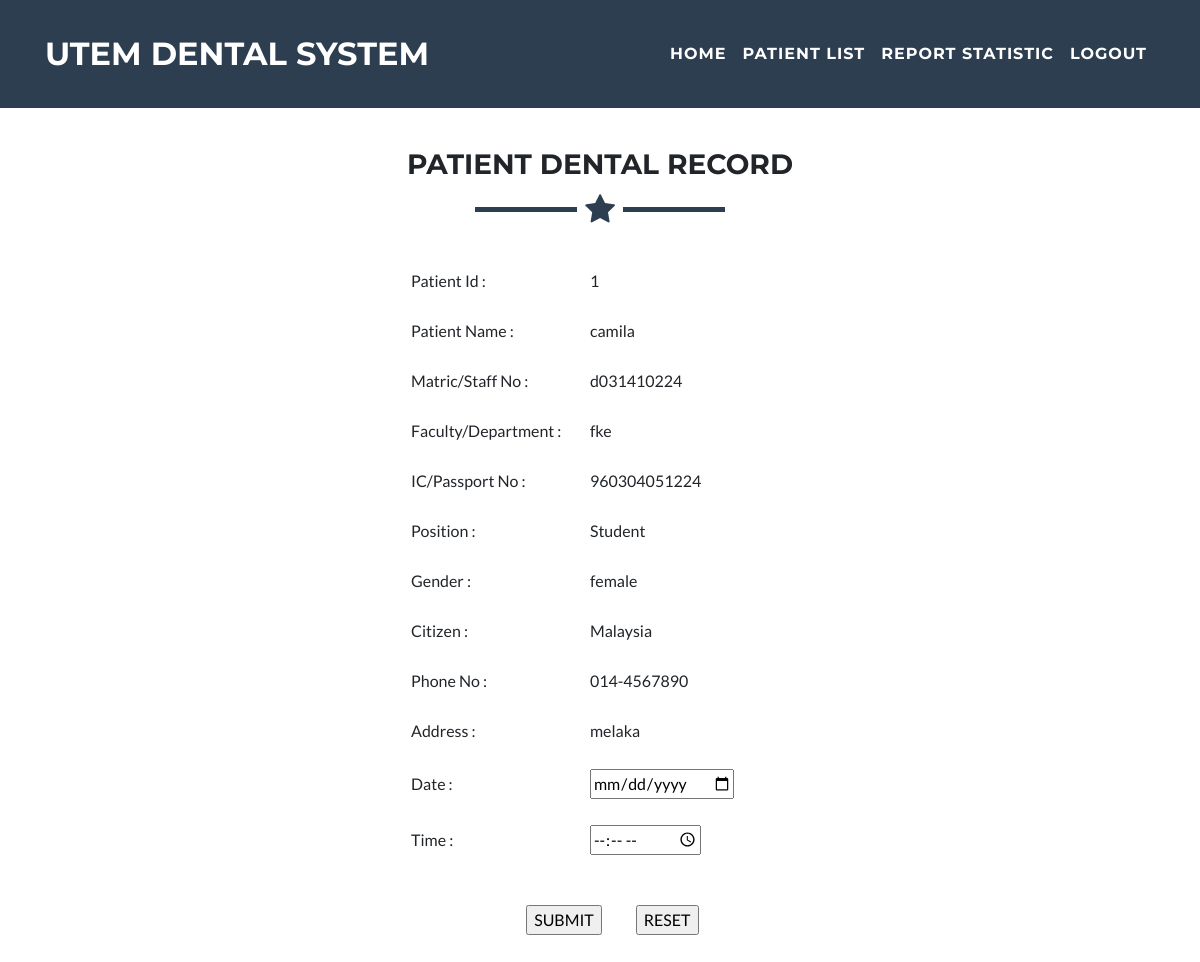
Before: /displayGigi.php?id=1 with the older database file.
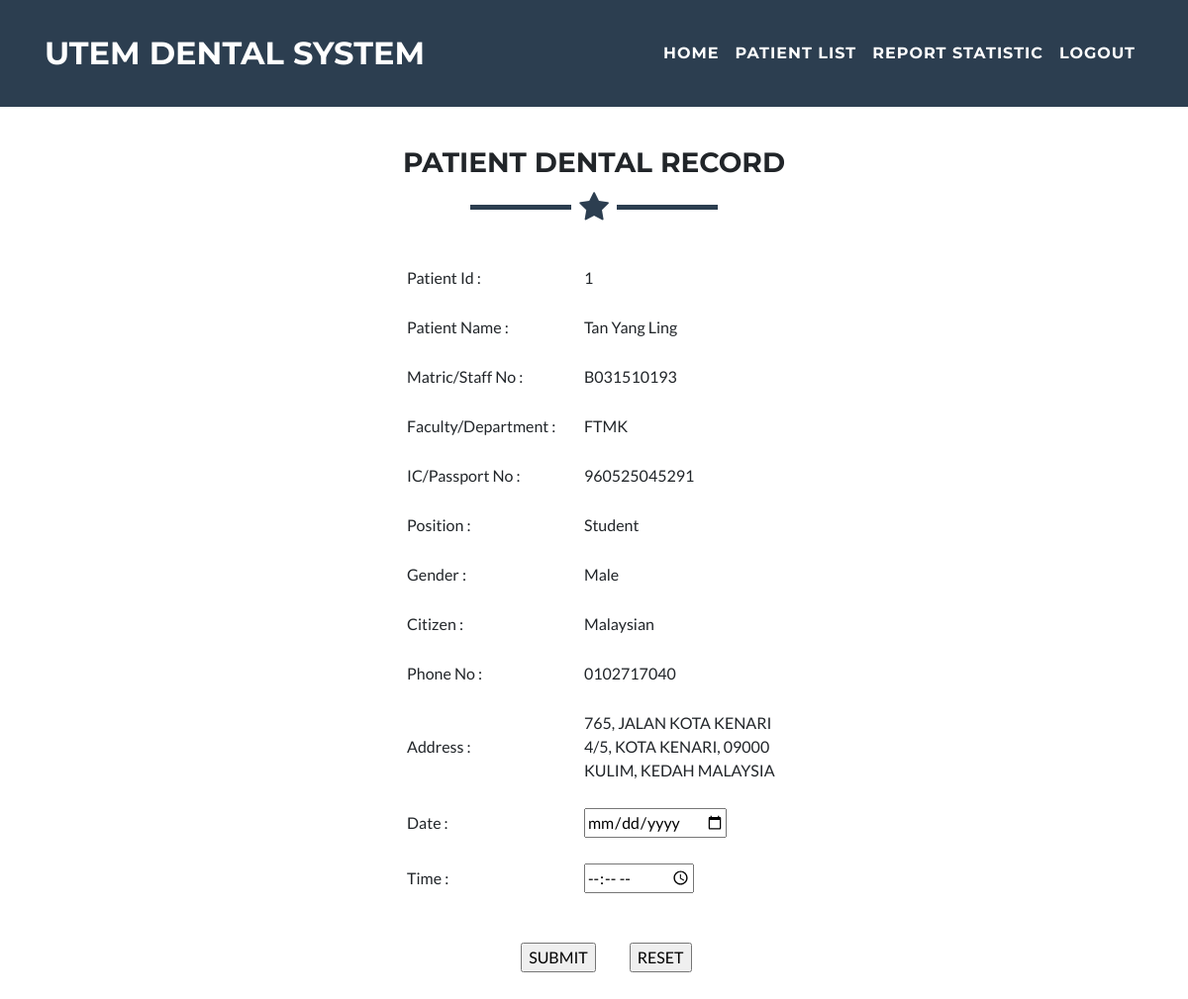
After: the same page with the newer database file.
### tables this page shows
CREATE TABLE `patient_info` (
  `patient_id` int(100) NOT NULL,
  `name` char(100) NOT NULL,
  `matric_staffno` varchar(100) NOT NULL,
  `fac_dept` char(100) NOT NULL,
  `ic_passno` varchar(12) NOT NULL,
  `position` varchar(50) NOT NULL,
  `gender` char(10) NOT NULL,
  `citizen` varchar(100) NOT NULL,
  `phoneno` varchar(100) NOT NULL,
  `address` varchar(100) NOT NULL,
  `patient_consent` char(100) NOT NULL,
  `id` int(100) NOT NULL
);

### displayGigi.php (the view, shortened to what this page needs)
<!DOCTYPE html>
<html lang="en">
  <head>
    <link href="vendor/bootstrap/css/bootstrap.min.css" rel="stylesheet">
    <link href="vendor/font-awesome/css/font-awesome.min.css" rel="stylesheet" type="text/css">
    <link href="css/freelancer.min.css" rel="stylesheet">
  </head>
  <body id="page-top">
    <nav class="navbar navbar-expand-lg navbar-light fixed-top" id="mainNav">
      <div class="container">
        <a class="navbar-brand js-scroll-trigger" href="#page-top">UTeM Dental System</a>
        <div class="collapse navbar-collapse" id="navbarResponsive">
          <ul class="navbar-nav ml-auto">
            <li class="nav-item">
              <a class="nav-link js-scroll-trigger" href="appointmentListDen.php">Home</a>
            </li>
             <li class="nav-item">
              <a class="nav-link js-scroll-trigger" href="listDen.php">Patient List</a>
            </li>
            <li class="nav-item">
              <a class="nav-link js-scroll-trigger" href="report.php">Report Statistic</a>
            </li>
            <li class="nav-item">
              <a class="nav-link js-scroll-trigger" href="logout.php" onclick="javascript:return confirm('Are you sure you want to log out?');">Logout</a>
            </li>
          </ul>
        </div>
      </div>
    </nav>
<br><br>
<section id="displayGigi">
  <div class="container">
    <h3 class="text-center">Patient Dental Record</h3>
    <hr class="star-primary">
<div align="center">
<?php
include ('connect.php');
$id = $_GET['id'];
$result = mysqli_query ($conn,"SELECT * FROM patient_info where patient_id = $id") or die
("Error running MySQL query");
   $row = mysqli_fetch_assoc($result);
?>
<form id="borang2" name="borang2" method="post" action="updateDetails2.php">
 <table width="380"  align="center" cellspacing="12px">
       <tr>
         <th colspan="2" scope="col"></th>
       </tr>
     <tr>
         <td width="196" height="24"><br>
           Patient Id :</td>
         <td width="229" height="24"><br><?php echo $row["patient_id"];?></td>
        </tr>
       <tr>
         <td height="24"><br>
           Patient Name :</td>
         <td height="24"><br><?php echo $row["name"];?></td>
        </tr>
         <tr>
         <td height="24"><br>
          Matric/Staff No :</td>
        <td height="24"><br><?php echo $row["matric_staffno"];?></td>
        </tr>
        <tr>
         <td height="24"><br>
           Faculty/Department :</td>
         <td height="24"><br><?php echo $row["fac_dept"];?></td>
         </tr>
         <tr>
         <td height="24"><br>
           IC/Passport No :</td>
         <td height="24"><br><?php echo $row["ic_passno"];?></td>
         </tr>
         <tr>
         <td height="24"><br>
           Position :</td>
         <td height="24"><br><?php echo $row["position"];?></td>
         </tr>
         <tr>
         <td height="24"><br>
          Gender :</td>
         <td height="24"><br><?php echo $row["gender"];?></td>
         </tr>
         <tr>
         <td height="24"><br>
          Citizen :</td>
         <td height="24"><br><?php echo $row["citizen"];?></td>
         </tr>
         <tr>
         <td height="24"><br>
           Phone No :</td>
         <td height="24"><br><?php echo $row["phoneno"];?></td>
         </tr>
         <tr>
         <td height="24"><br>
           Address :</td>
         <td height="24"><br><?php echo $row["address"];?></td>
         </tr>
         <tr>
        <td height="24"><br>
          Date :</td>
        <td height="24"><br><input type="date" name="date" id="date" /></td>
       </tr>
         <tr>
        <td height="24"><br>
          Time :</td>
        <td height="24"><br><input type="time" name="time"></td>
        </tr>
       <tr>
         <td height="23" colspan="2"><div align="center"><br><br>
           <input type="submit" name="SUBMIT" id="SUBMIT" value="SUBMIT">
           <input type="reset" name="RESET" id="RESET" value="RESET">
         </div></td>
         </tr>
     </table>
   </form>
</div>
</div>
</body>
</html>

Changed rows visible on the page:
changed patient_info "Student": name "camila" → "Tan Yang Ling"; matric_staffno "d031410224" → "B031510193"; fac_dept "fke" → "FTMK"; ic_passno "960304051224" → "960525045291"; gender "female" → "Male"; citizen "Malaysia" → "Malaysian"; phoneno "014-4567890" → "0102717040"; address "melaka" → "765, JALAN KOTA KENARI 4/5, KOTA KENARI, 09000 KULIM, KEDAH MALAYSIA"
